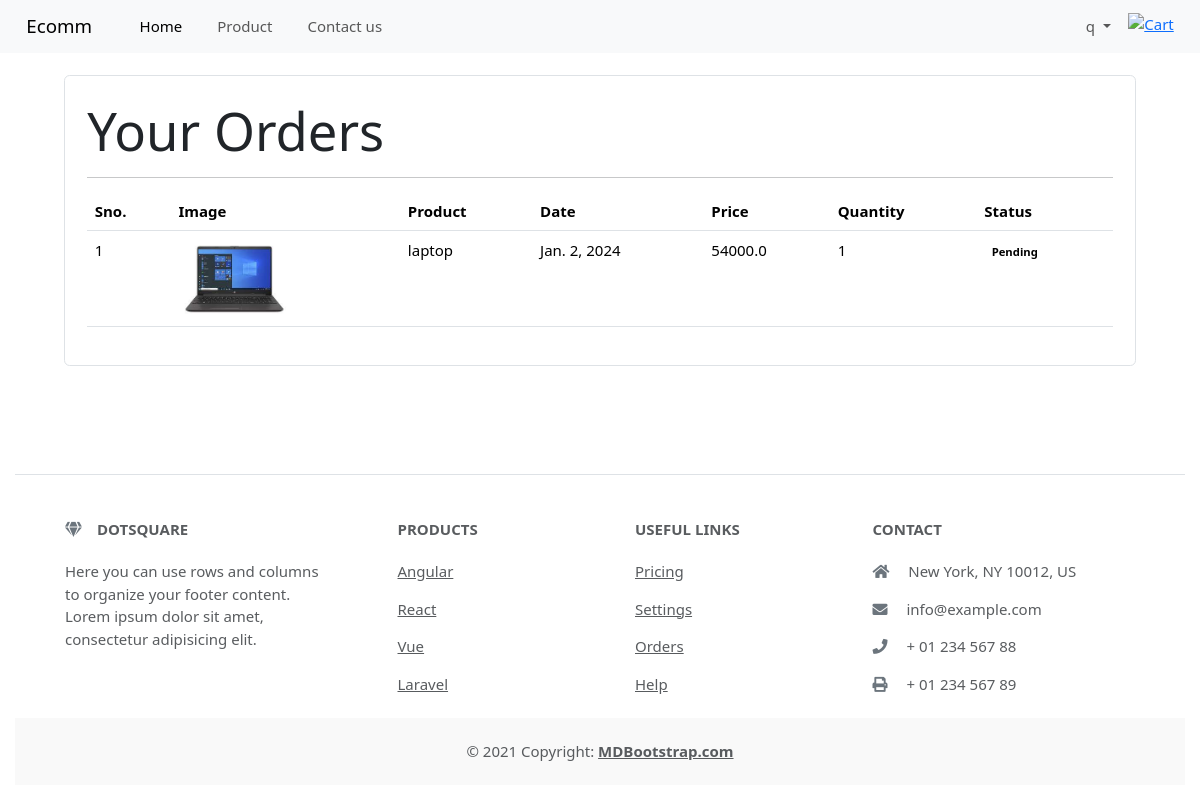
Screenshot of /cart/orderdelail/ (signed in) with the database file from the repository.
### cart/models.py (models this page shows)
class Orders(models.Model):
    product = models.ForeignKey(Product, on_delete=models.CASCADE ,null=True,blank=True)
    profile = models.ForeignKey(Profile, on_delete=models.CASCADE ,null=True ,blank=True)
    date = models.DateField (default=datetime.datetime.today)
    status = models.BooleanField (default=False)
    quantity=models.IntegerField( default=1)
    def price(self):
        return self.quantity * self.product.price

### home/models.py (models this page shows, shortened)
class Product(models.Model):
    id= models.AutoField(primary_key = True)
    name = models.CharField(max_length=100)
    price = models.FloatField(default=0)
    img = models.ImageField(upload_to="pimg")
    desc = models.TextField()
    product_type = models.CharField(max_length=15, choices=PRODUCT_CHOICES, blank=True , null=True)
    stock=models.PositiveIntegerField(default=10)
    rating = models.PositiveIntegerField( default=1, validators=[MaxValueValidator(5),MinValueValidator(1)])

### cart/views.py (the view)
# urls.py: path('orderdelail/', orderdelail, name='orderdelail'),
def orderdelail(request):
   try:
       orders = Orders.objects.filter(profile=request.user.profile)
       return render(request,'orderl.html',{'orders':orders})
   except Exception as e:
       return render(request,'orderl.html')

### templates/orderl.html (shortened to what this page needs)
{% extends 'base.html' %}
{% block content %}
{% load static %}
<div class="container">
   <div class="border rounded p-4 m-4">
        <p class="display-4 pl-4 ml-4">Your Orders</p>
        <hr>
        <table class="table">
            <thead>
                <tr>
                    <th>Sno.</th>
                    <th>Image</th>
                    <th>Product</th>
                    <th>Date</th>
                    <th>Price</th>
                    <th>Quantity</th>
                    <th>Status</th>
                </tr>
            </thead>
            <tbody>
                {% for order in orders %}
                <tr>
                    <td>{{forloop.counter}}</td>
                    <td><img style="height: 80px; width=80px " class="" src="{{order.product.img.url}}" alt="image"></td>
                    <td>{{order.product.name}}</td>
                    <td>{{order.date}}</td>
                    <td> {{order.price }}</td>
                    <td>{{order.quantity}}</td>
                    {% if order.status %}
                    <td><small class="badge badge-warning" style="color:black">Completed</small></td>
                    {%else%}
                    <td><small class="badge badge-warning" style="color:black">Pending</small></td>
                    {% endif %}
                </tr>
                {% endfor %}
            </tbody>
        </table>
   </div>
</div>
<link href="https://cdn.jsdelivr.net/npm/bootstrap@5.3.2/dist/css/bootstrap.min.css" rel="stylesheet">
{% endblock %}

### templates/base.html (shortened to what this page needs)
<!doctype html>
<html lang="en">
  <head>{% load static %}
      {% load static %}
  <link href="https://cdn.jsdelivr.net/npm/bootstrap@5.3.2/dist/css/bootstrap.min.css" rel="stylesheet">
  <link href="{% static 'ec\fonts\fontawesome\css\all.css' %}" rel="stylesheet" type="text/css"><script type="text/javascript" src="{% static ' ec\js\jquery-2.0.0.min.js' %}"></script>
  <link href="{% static 'ec\css\ui.css' %}" rel="stylesheet" type="text/css">
  <link href="{% static 'static\ec\css\responsive.css' %}" rel="stylesheet" type="text/css">
  <link href="{% static 'ec\fonts\fontawesome\css\all.css' %}" rel="stylesheet" type="text/css">
  <link href="{% static 'static\profile.css' %}" rel="stylesheet" type="text/css">
    <link href="https://cdn.jsdelivr.net/npm/bootstrap@5.3.2/dist/css/bootstrap.min.css" rel="stylesheet">
  </head>
  <body>
    <nav class="navbar navbar-expand-lg bg-body-tertiary">
        <div class="container-fluid mx-3">
           <a class="navbar-brand" href="/">Ecomm</a>
          <div class="collapse navbar-collapse" id="navbarSupportedContent">
            <ul class="navbar-nav me-auto mx-3 mb-lg-0">
              <li class="nav-item">
                <a class="nav-link active" aria-current="page" href="/">Home</a>
              </li>
              <li class="nav-item">
                <a class="nav-link" href="{%url 'product_list' %}">Product</a>
              </li>
              <li class="nav-item">
                <a class="nav-link " href="{%url 'contact' %}">Contact us</a>
              </li></ul>
              <ul class="navbar-nav ">
              <li class="nav-item dropdown mr-2">
                <a class="nav-link dropdown-toggle" href="#" role="button" data-bs-toggle="dropdown" aria-expanded="false">
                  {% if request.user.is_authenticated %}{{request.user}}{% else %}User{% endif %}
                </a>
              </li>
              {% if request.user.is_authenticated %}
              <li class="nav-item my-1">
                <div><div class="_38VF5e"><a href="{% url 'cart:cart_detail'%}" title="Cart" class="_3RX0a-"><img src="https://static-assets-web.flixcart.com/batman-returns/batman-returns/p/images/header_cart-eed150.svg" alt="Cart" class="_1XmrCc _1FTDbN" width="24" height="24"></a><a class="_1krdK5" href="{% url 'cart:cart_detail' %}" title="Cart"></a></div></div>
              </li>
             {% endif %}
          </div>
        </div>
      </nav>
    {% block content %}{% endblock %}
<footer class="text-center text-lg-start bg-white text-muted  ">
  <section class="d-flex justify-content-center justify-content-lg-between p-4 border-bottom">
  </section>
  <section class="">
    <div class="container text-center text-md-start mt-5">
      <div class="row mt-3">
        <div class="col-md-3 col-lg-4 col-xl-3 mx-auto mb-4">
          <h6 class="text-uppercase fw-bold mb-4">
            <i class="fas fa-gem me-3 text-secondary"></i>Dotsquare
          </h6>
          <p>
            Here you can use rows and columns to organize your footer content. Lorem ipsum
            dolor sit amet, consectetur adipisicing elit.
          </p>
        </div>
        <div class="col-md-2 col-lg-2 col-xl-2 mx-auto mb-4">
          <h6 class="text-uppercase fw-bold mb-4">
            Products
          </h6>
          <p>
            <a href="#!" class="text-reset">Angular</a>
          </p>
          <p>
            <a href="#!" class="text-reset">React</a>
          </p>
          <p>
            <a href="#!" class="text-reset">Vue</a>
          </p>
          <p>
            <a href="#!" class="text-reset">Laravel</a>
          </p>
        </div>
        <div class="col-md-3 col-lg-2 col-xl-2 mx-auto mb-4">
          <h6 class="text-uppercase fw-bold mb-4">
            Useful links
          </h6>
          <p>
            <a href="#!" class="text-reset">Pricing</a>
          </p>
          <p>
            <a href="#!" class="text-reset">Settings</a>
          </p>
          <p>
            <a href="#!" class="text-reset">Orders</a>
          </p>
          <p>
            <a href="#!" class="text-reset">Help</a>
          </p>
        </div>
        <div class="col-md-4 col-lg-3 col-xl-3 mx-auto mb-md-0 mb-4">
          <h6 class="text-uppercase fw-bold mb-4">Contact</h6>
          <p><i class="fas fa-home me-3 text-secondary"></i> New York, NY 10012, US</p>
          <p>
            <i class="fas fa-envelope me-3 text-secondary"></i>
            info@example.com
          </p>
          <p><i class="fas fa-phone me-3 text-secondary"></i> + 01 234 567 88</p>
          <p><i class="fas fa-print me-3 text-secondary"></i> + 01 234 567 89</p>
        </div>
      </div>
    </div>
  </section>
  <div class="text-center p-4" style="background-color: rgba(0, 0, 0, 0.025);">
    © 2021 Copyright:
    <a class="text-reset fw-bold" href="https://mdbootstrap.com/">MDBootstrap.com</a>
  </div>
</footer>
  </body>
</html>

### static/ec/css/ui.css (style rules this page uses)
html { font-family: 'Inter', sans-serif; font-size: 15px; }
.bg-white { background-color: #fff; }
p:last-child { margin-bottom: 0; }

### static/profile.css (style rules this page uses)
body { background: rgb(99, 39, 120) }

### templates/base.html (style rules this page uses)
body { display: flex; flex-direction: column; min-height: 100vh; margin: 0; }
footer { margin-top: auto; text-align: center; background-color: rgba(0, 0, 0, 0.025); padding: 1rem; }
.nav-link { color: #fff; text-decoration: none; margin: 0 10px; }

### rows the page displays
Orders: product.img (picture), product.name "laptop", date "Jan. 2, 2024", price "54000.0", quantity "1", status "Pending"

### other values shown
{{ request.user }} "q"
